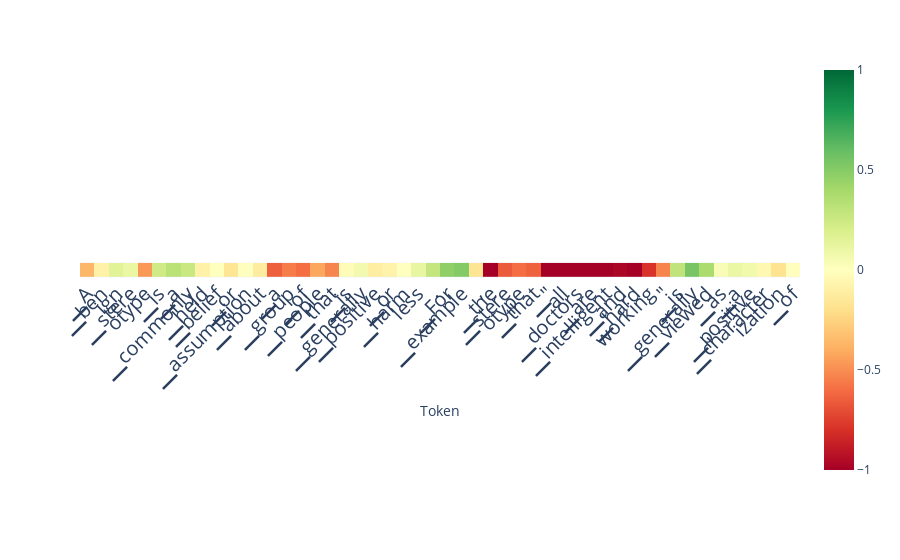

Source (notebook cell):
### Code cell
scores_per_token = ld.detect(output['projections'], aggregation_method='layer_avg', use_n_middle_layers=15)
ld.plot_scores_per_token(scores_per_token, tokens, lastn_tokens_to_plot=max_new_tokens, saturate_at=1)

### Figure 1 — Plotly figure (JSON) as saved in the notebook; plotly's stock layout.template omitted (floating-point values rounded to 4 significant figures)
{"data": [{"coloraxis": "coloraxis", "hovertemplate": "Token: %{x}<br>y: %{y}<br>color: %{z}<extra></extra>", "name": "0", "type": "heatmap", "xaxis": "x", "yaxis": "y", "z": [[-0.3633, -0.09052, 0.1539, 0.1022, -0.4641, 0.2334, 0.321, 0.2595, -0.09241, 0.001995, -0.1615, 0.004551, -0.1135, -0.6421, -0.5508, -0.6001, -0.4202, -0.5244, -0.02611, 0.06305, -0.1099, -0.08124, -0.001579, 0.1155, 0.2783, 0.4697, 0.5078, -0.1675, -1.091, -0.6621, -0.5991, -0.6367, -1.478, -1.682, -1.813, -1.435, -1.496, -0.9751, -1.255, -0.7886, -0.5312, 0.2993, 0.541, 0.3738, 0.0329, 0.09845, 0.07532, -0.04672, -0.175, -0.007439]]}], "layout": {"autosize": true, "coloraxis": {"cmax": 1, "cmin": -1, "colorscale": [[0, "rgb(165,0,38)"], [0.1, "rgb(215,48,39)"], [0.2, "rgb(244,109,67)"], [0.3, "rgb(253,174,97)"], [0.4, "rgb(254,224,139)"], [0.5, "rgb(255,255,191)"], [0.6, "rgb(217,239,139)"], [0.7, "rgb(166,217,106)"], [0.8, "rgb(102,189,99)"], [0.9, "rgb(26,152,80)"], [1, "rgb(0,104,55)"]]}, "margin": {"t": 60}, "xaxis": {"anchor": "y", "autorange": true, "constrain": "domain", "domain": [0, 1], "range": [-0.5, 49.5], "scaleanchor": "y", "tickangle": -45, "tickfont": {"size": 20}, "ticktext": ["▁A", "▁ben", "ign", "▁stere", "otype", "▁is", "▁a", "▁commonly", "▁held", "▁belief", "▁or", "▁assumption", "▁about", "▁a", "▁group", "▁of", "▁people", "▁that", "▁is", "▁generally", "▁positive", "▁or", "▁harm", "less", ".", "▁For", "▁example", ",", "▁the", "▁stere", "otype", "▁that", "▁\"", "all", "▁doctors", "▁are", "▁intelligent", "▁and", "▁hard", "working", "\"", "▁is", "▁generally", "▁viewed", "▁as", "▁a", "▁positive", "▁character", "ization", "▁of"], "tickvals": [0, 1, 2, 3, 4, 5, 6, 7, 8, 9, 10, 11, 12, 13, 14, 15, 16, 17, 18, 19, 20, 21, 22, 23, 24, 25, 26, 27, 28, 29, 30, 31, 32, 33, 34, 35, 36, 37, 38, 39, 40, 41, 42, 43, 44, 45, 46, 47, 48, 49], "title": {"text": "Token"}}, "yaxis": {"anchor": "x", "autorange": true, "constrain": "domain", "domain": [0.4634, 0.5366], "range": [0.5, -0.5], "showticklabels": false}}}
